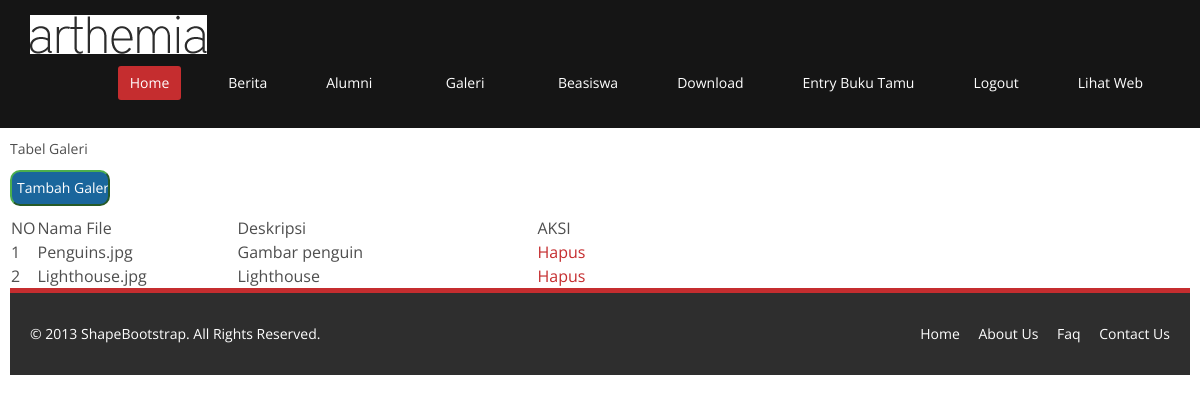
Screenshot of /administrator/web1.php?page=inputgaleri with the database file from the repository.
### tables this page shows
CREATE TABLE IF NOT EXISTS `foto` (
  `id` int(11) NOT NULL AUTO_INCREMENT,
  `nama_file` varchar(255) NOT NULL,
  `deskripsi` varchar(255) DEFAULT NULL,
  PRIMARY KEY (`id`)
);

### administrator/modul/formgaleri.php (the view, shortened to what this page needs)
<html>
<div style="overflow:auto; width:100%px; height:400px; padding:10px; border:1px solid transparant">
<?php
switch($_GET['aksi']){
default:
echo "Tabel Galeri <br>
<input type=button class='btn-success' value='Tambah Galeri' onclick=\"window.location.href='?page=inputgaleri&aksi=tambahgaleri';\">";
echo "<table>
	<td width='20'>NO</td><td width='200'>Nama File</td><td width='300'>Deskripsi</td><td width='70'>AKSI</td>";
	$no=1;
	$sql=mysql_query("SELECT * FROM foto ORDER BY id desc");
	while ($r=mysql_fetch_array($sql)){
		echo "<tr><td>$no</td>
			<td>$r[nama_file]</td>
            <td>$r[deskripsi]</td>
            <td>
			<a href=?page=inputgaleri&aksi=hapus&id=$r[id] > Hapus</a></td></tr>";
		$no++;
	}
break;
}
?>
</div>
</html>

### administrator/css/dashboard/main.css (style rules this page uses)
body { background: #fff; font-family: 'Open Sans', sans-serif; color:#4e4e4e; line-height: 22px; }
a { color: #c52d2f; -webkit-transition: color 300ms, background-color 300ms; -moz-transition: color 300ms, background-color 300ms; -o-transition: color 300ms, background-color 300ms; transition: color 300ms, background-color 300ms; }

### administrator/modul/formgaleri.php (style rules this page uses)
input[type=button],[type=submit],[type=reset] { background: #1A669C; border-radius: 10px; color: #FFF; position: relative; margin: 10px 10px 10px 0px ; padding: 5px; width: 100px; }

### rows the page displays
foto: nama_file "Penguins.jpg", deskripsi "Gambar penguin"
foto: nama_file "Lighthouse.jpg", deskripsi "Lighthouse"
